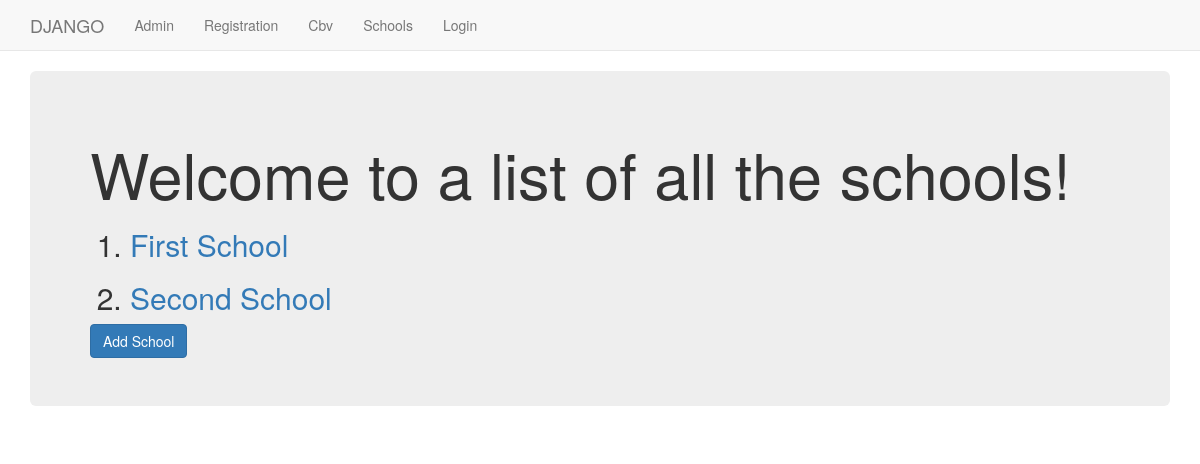
The page /basic_app/school/ on the database as committed earlier.
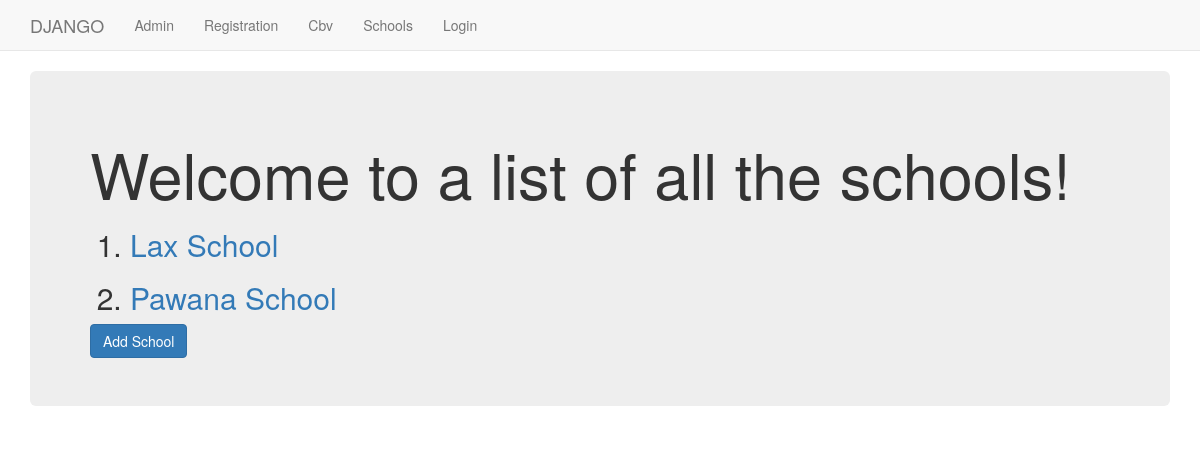
The same page on the database as committed later.
### basic_app/models.py (models this page shows, shortened)
class School(models.Model):
    name = models.CharField(max_length = 256)
    principal = models.CharField(max_length = 100)
    location = models.CharField(max_length = 256)

### basic_app/views.py (the view)
# urls.py: path('school/', views.SchoolListView.as_view(), name='school_list'),
class SchoolListView(ListView):
    context_object_name = 'schools'
    model = models.School

### basic_app/templates/basic_app/school_list.html
{% extends 'basic_app/basic_app_base.html' %}
{% block body_block %}
<div class="jumbotron">
  <h1>Welcome to a list of all the schools!</h1>
    <ol>
      {% for school in schools %}
        <h2><li><a href="{{school.id}}">{{ school.name }}</a></li></h2>
      {% endfor %}
    </ol>
    <a class="btn btn-primary" href="{% url 'basic_app:create' %}">Add School</a>
</div>
{% endblock %}

### basic_app/templates/basic_app/basic_app_base.html (shortened to what this page needs)
<!DOCTYPE html>
<html lang="en" dir="ltr">
  <head>
    <link rel="stylesheet" href="https://maxcdn.bootstrapcdn.com/bootstrap/3.3.7/css/bootstrap.min.css">
  </head>
  <body>
    <nav class="navbar navbar-default navbar-static-top">
      <div class="container">
          <ul class="nav navbar-nav">
              <li><a class="navbar-brand" href="{% url 'index' %}">DJANGO</a></li>
              <li><a class="navbar-link" href="{% url 'admin:index' %}">Admin</a></li>
              <li><a class="navbar-link" href="{% url 'basic_app:register' %}">Registration</a></li>
              <li><a class="navbar-link" href="{% url 'basic_app:cbv' %}">Cbv</a></li>
              <li><a class="navbar-link" href="{% url 'basic_app:school_list' %}">Schools</a></li>
              {% if user.is_authenticated %}
                <li><a class="navbar-link" href="{% url 'logout' %}">Logout</a></li>
                <p>{{user.username}} is Logged in</p>
              {% else %}
                <li><a class="navbar-link" href="{% url 'basic_app:user_login' %}">Login</a></li>
              {% endif %}
          </ul>
      </div>
    </nav>
      <div class="container">
        {% block body_block %}
        {% endblock %}
      </div>
  </body>
</html>

Rows that differ between the two databases and show on the page:
removed School: name "First School"
removed School: name "Second School"
added School: name "Lax School"
added School: name "Pawana School"
